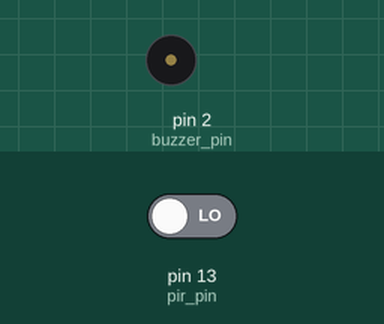
Recording of a sketch running on a simulated Arduino Uno, built with avr-gcc and run on an emulated ATmega328P. Shown: buzzer (waves = sounding, pin HIGH). Inputs (shaded band) come from the test bench; at power-on: pin 13 (pir_pin) LOW.

Above: at 1.2 s.
1.3 s: pin 13 (pir_pin) driven HIGH
At 1.9 s:
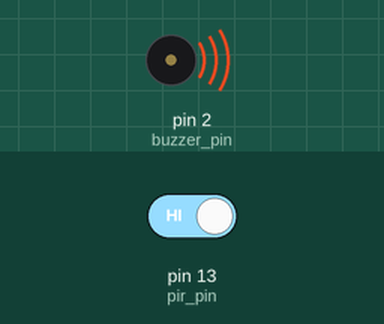
2.8 s: pin 13 (pir_pin) driven LOW
At 3.1 s:
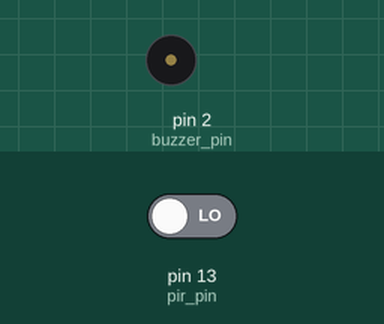
Timing chart, 0 to 5.8 s (numbered marks = the images above; inputs shaded):
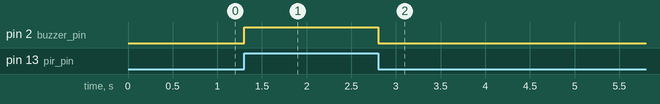

The sketch:

pir_sensor_amp_buzzer1.ino
```cpp
int pir_pin=13;
int buzzer_pin=2;

void setup()
{
pinMode(pir_pin,INPUT);
pinMode(buzzer_pin,OUTPUT);
}

void loop()
{
  int motion=0;
  motion = digitalRead(pir_pin);
  if (motion==HIGH){
   digitalWrite(buzzer_pin,HIGH);
  }

  else {
   digitalWrite(buzzer_pin,LOW);
  }

  delay(10);

}
```

Measured:
- after the input at 1.3 s, pin 2 (buzzer_pin): LOW → HIGH at once
- after the input at 2.8 s, pin 2 (buzzer_pin): HIGH → LOW at once
